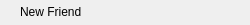
<?xml version="1.0" encoding="UTF-8"?>
<ui version="4.0">
 <class>GroupItem</class>
 <widget class="QWidget" name="GroupItem">
  <property name="geometry">
   <rect>
    <x>0</x>
    <y>0</y>
    <width>250</width>
    <height>25</height>
   </rect>
  </property>
  <property name="minimumSize">
   <size>
    <width>250</width>
    <height>25</height>
   </size>
  </property>
  <property name="maximumSize">
   <size>
    <width>250</width>
    <height>25</height>
   </size>
  </property>
  <property name="windowTitle">
   <string>Form</string>
  </property>
  <layout class="QVBoxLayout" name="verticalLayout">
   <property name="spacing">
    <number>0</number>
   </property>
   <property name="leftMargin">
    <number>20</number>
   </property>
   <property name="topMargin">
    <number>0</number>
   </property>
   <property name="rightMargin">
    <number>0</number>
   </property>
   <property name="bottomMargin">
    <number>0</number>
   </property>
   <item>
    <widget class="QLabel" name="label">
     <property name="minimumSize">
      <size>
       <width>0</width>
       <height>16</height>
      </size>
     </property>
     <property name="maximumSize">
      <size>
       <width>16777215</width>
       <height>16</height>
      </size>
     </property>
     <property name="text">
      <string>New Friend</string>
     </property>
    </widget>
   </item>
  </layout>
 </widget>
 <resources/>
 <connections/>
</ui>
